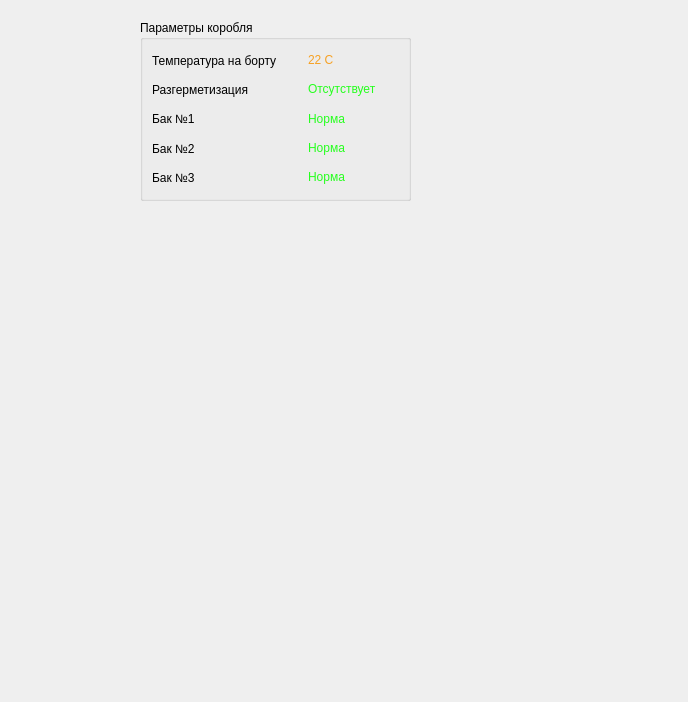
<?xml version="1.0" encoding="UTF-8"?>
<ui version="4.0">
 <class>Dialog</class>
 <widget class="QDialog" name="Dialog">
  <property name="geometry">
   <rect>
    <x>0</x>
    <y>0</y>
    <width>688</width>
    <height>702</height>
   </rect>
  </property>
  <property name="windowTitle">
   <string>Dialog</string>
  </property>
  <widget class="QGroupBox" name="groupBox_2">
   <property name="geometry">
    <rect>
     <x>140</x>
     <y>20</y>
     <width>271</width>
     <height>181</height>
    </rect>
   </property>
   <property name="title">
    <string>Параметры коробля</string>
   </property>
   <layout class="QVBoxLayout" name="verticalLayout_3">
    <item>
     <layout class="QVBoxLayout" name="verticalLayout_2">
      <item>
       <layout class="QHBoxLayout" name="horizontalLayout_8">
        <item>
         <widget class="QLabel" name="label_14">
          <property name="minimumSize">
           <size>
            <width>150</width>
            <height>0</height>
           </size>
          </property>
          <property name="text">
           <string>Температура на борту</string>
          </property>
         </widget>
        </item>
        <item>
         <widget class="QLabel" name="label_15">
          <property name="text">
           <string>&lt;html&gt;&lt;head/&gt;&lt;body&gt;&lt;p&gt;&lt;span style=&quot; color:#f6a124;&quot;&gt;22 С&lt;/span&gt;&lt;/p&gt;&lt;/body&gt;&lt;/html&gt;</string>
          </property>
         </widget>
        </item>
       </layout>
      </item>
      <item>
       <layout class="QHBoxLayout" name="horizontalLayout_9">
        <item>
         <widget class="QLabel" name="label_16">
          <property name="minimumSize">
           <size>
            <width>150</width>
            <height>0</height>
           </size>
          </property>
          <property name="text">
           <string>Разгерметизация</string>
          </property>
         </widget>
        </item>
        <item>
         <widget class="QLabel" name="label_17">
          <property name="text">
           <string>&lt;html&gt;&lt;head/&gt;&lt;body&gt;&lt;p&gt;&lt;span style=&quot; color:#26ff1e;&quot;&gt;Отсутствует&lt;/span&gt;&lt;/p&gt;&lt;/body&gt;&lt;/html&gt;</string>
          </property>
         </widget>
        </item>
       </layout>
      </item>
      <item>
       <layout class="QHBoxLayout" name="horizontalLayout_10">
        <item>
         <widget class="QLabel" name="label_18">
          <property name="minimumSize">
           <size>
            <width>150</width>
            <height>0</height>
           </size>
          </property>
          <property name="text">
           <string>Бак №1</string>
          </property>
         </widget>
        </item>
        <item>
         <widget class="QLabel" name="label_19">
          <property name="text">
           <string>&lt;html&gt;&lt;head/&gt;&lt;body&gt;&lt;p&gt;&lt;span style=&quot; color:#26ff1e;&quot;&gt;Норма&lt;/span&gt;&lt;/p&gt;&lt;/body&gt;&lt;/html&gt;</string>
          </property>
         </widget>
        </item>
       </layout>
      </item>
      <item>
       <layout class="QHBoxLayout" name="horizontalLayout_11">
        <property name="spacing">
         <number>-1</number>
        </property>
        <item>
         <widget class="QLabel" name="label_20">
          <property name="minimumSize">
           <size>
            <width>150</width>
            <height>0</height>
           </size>
          </property>
          <property name="text">
           <string>Бак №2</string>
          </property>
         </widget>
        </item>
        <item>
         <widget class="QLabel" name="label_21">
          <property name="enabled">
           <bool>true</bool>
          </property>
          <property name="font">
           <font>
            <strikeout>false</strikeout>
           </font>
          </property>
          <property name="text">
           <string>&lt;html&gt;&lt;head/&gt;&lt;body&gt;&lt;p&gt;&lt;span style=&quot; color:#26ff1e;&quot;&gt;Норма&lt;/span&gt;&lt;/p&gt;&lt;/body&gt;&lt;/html&gt;</string>
          </property>
          <property name="scaledContents">
           <bool>false</bool>
          </property>
          <property name="wordWrap">
           <bool>false</bool>
          </property>
          <property name="textInteractionFlags">
           <set>Qt::TextInteractionFlag::LinksAccessibleByMouse</set>
          </property>
         </widget>
        </item>
       </layout>
      </item>
      <item>
       <layout class="QHBoxLayout" name="horizontalLayout_12">
        <item>
         <widget class="QLabel" name="label_22">
          <property name="minimumSize">
           <size>
            <width>150</width>
            <height>0</height>
           </size>
          </property>
          <property name="text">
           <string>Бак №3</string>
          </property>
         </widget>
        </item>
        <item>
         <widget class="QLabel" name="label_23">
          <property name="text">
           <string>&lt;html&gt;&lt;head/&gt;&lt;body&gt;&lt;p&gt;&lt;span style=&quot; color:#26ff1e;&quot;&gt;Норма&lt;/span&gt;&lt;/p&gt;&lt;/body&gt;&lt;/html&gt;</string>
          </property>
         </widget>
        </item>
       </layout>
      </item>
     </layout>
    </item>
   </layout>
  </widget>
 </widget>
 <resources/>
 <connections/>
</ui>
